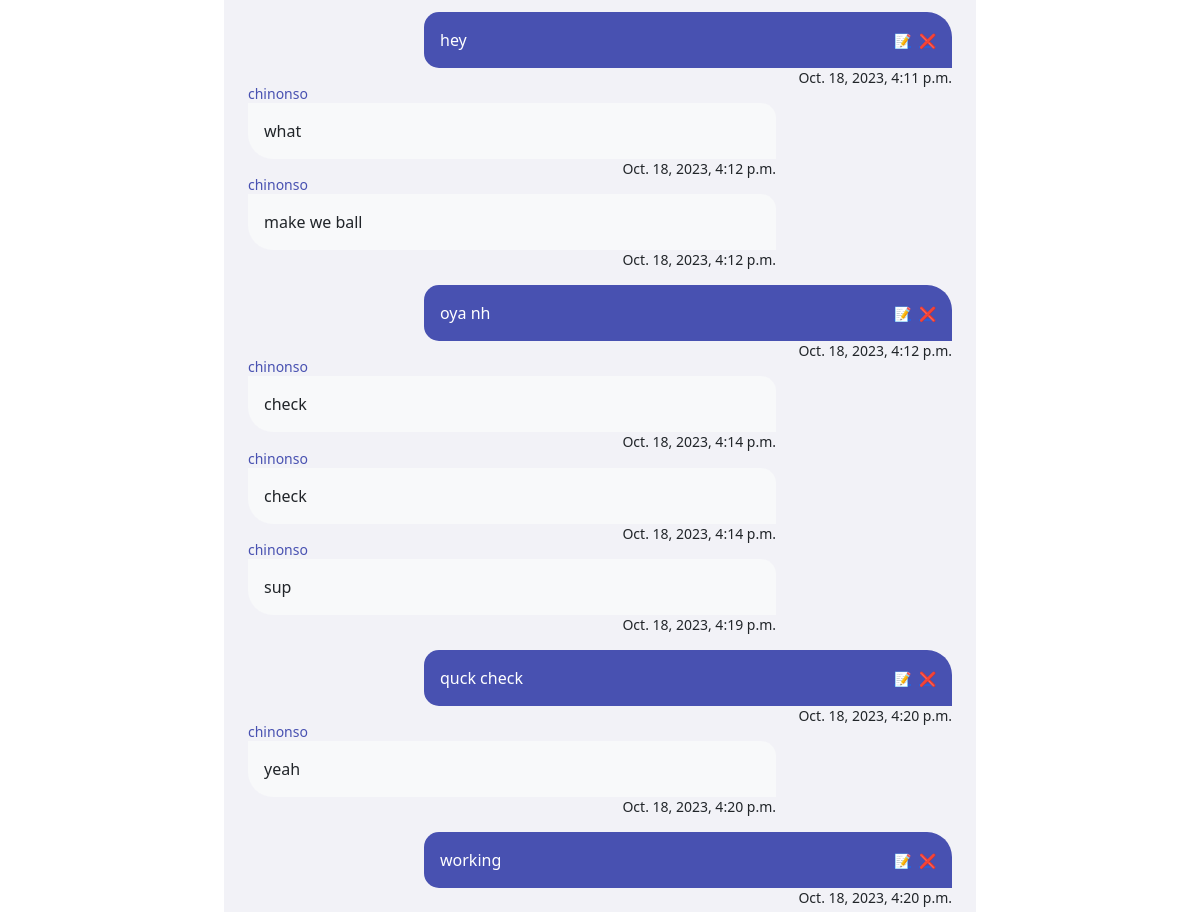
Before: /group-chat/1/ (signed in, middle part) with the older database file.
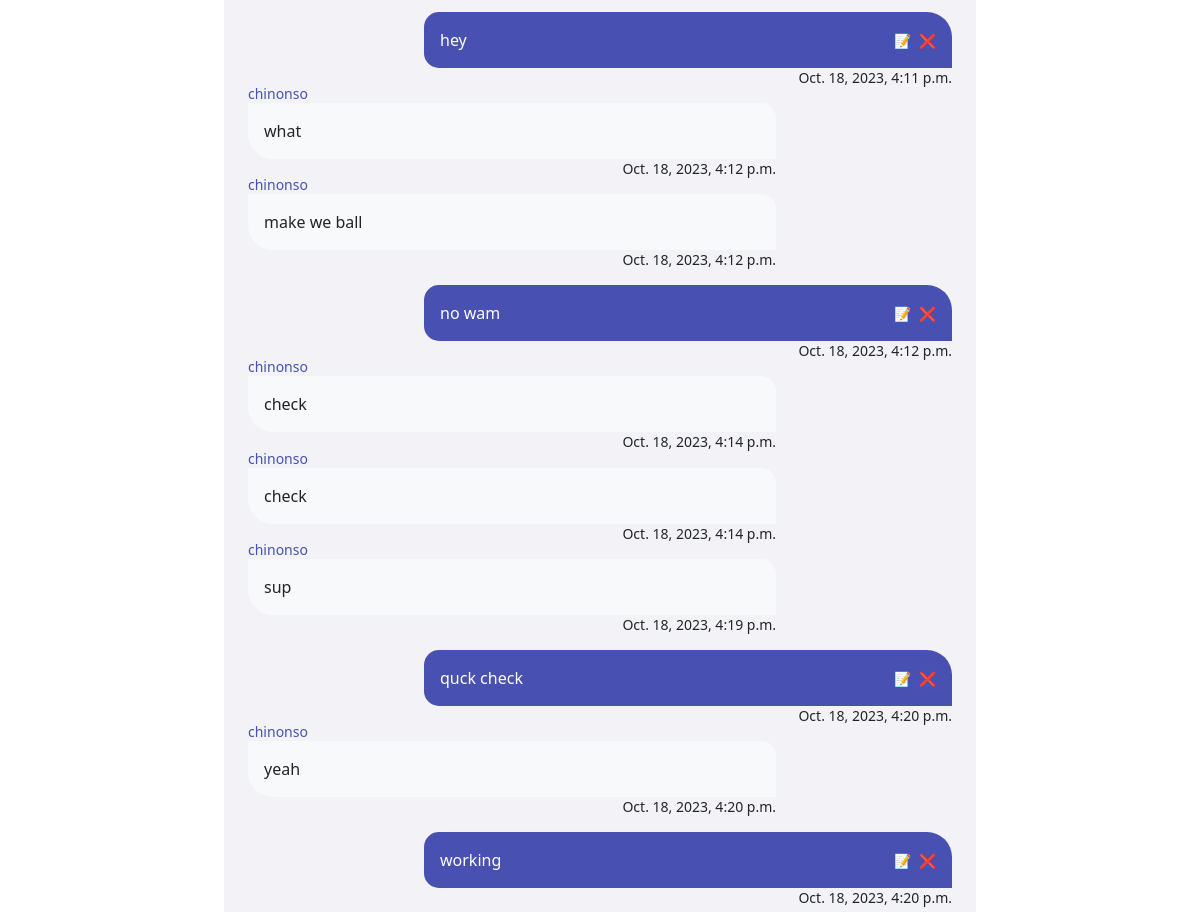
After: the same page with the newer database file.
### base/models.py (models this page shows)
class Message(models.Model):
    body = models.TextField()
    sender = models.ForeignKey(User, on_delete=models.CASCADE, related_name="sent_messages")
    receiver = models.ForeignKey(User, on_delete=models.CASCADE, related_name="received_messages", null=True)
    room = models.ForeignKey(ChatRoom, on_delete=models.SET_NULL, null=True, blank=True)
    timestamp = models.DateTimeField(auto_now_add=True)
    is_read = models.BooleanField(default=False)
    is_deleted = models.BooleanField(default=False)
    is_edited = models.BooleanField(default=False)
    def __str__(self):
        return self.body

### base/views.py (the view)
@login_required
def group_chat(request, id):
    group = ChatRoom.objects.get(id=id)
    group_messages = Message.objects.filter(room=group)
    context = {'group': group, 'group_messages': group_messages}
    return render(request, 'base/group-chat.html', context)

### base/context_procesors.py (called while the page is built)
def custom_request(request):
    return {'request': request}

### templates/base/group-chat.html (shortened to what this page needs)
{% extends 'base/main.html' %}
{% load static %}
{% block css %}
    <link rel="stylesheet" href="{% static 'css/index.css' %}">
    <link rel="stylesheet" href="{% static 'css/pchat.css' %}">
{% endblock css %}
{% block content %}
<section class="pchat-sect">
    <div class="pchat-div">
        <div class="chat-area theme-light">
            <div class="prev-chat-area" id="group-messages">
                {% for group_message in group_messages %}
                {% if group_message.sender == request.user %}
                <div class="sender-message theme-color text-white text-right ms-auto">{{group_message}}
                    <small class="message-time text-dark">{{group_message.timestamp}}</small>
                    <small class="edit-and-delete"><a href="{% url 'edit-message' group_message.id %}" class="me-2">📝</a><a href="{% url 'delete-message' group_message.id %}">❌</a></small>
                </div>
                {% else %}
                <div class="receiver-message bg-light text-left me-auto">{{group_message}}
                    <small class="username"><a href="{% url 'user-profile' group_message.sender.id %}" style="text-decoration: none; color: inherit;">
                        {{group_message.sender.username}}
                    </a></small>
                    <small class="message-time">{{group_message.timestamp}}</small>
                </div>
                {% endif %}
                {% empty %}
                <p class="last-chat text-center">This is the beginning of your group conversation in {{group.name|title}}</p>
                {% endfor %}
            </div>
        </div>
    </div>
  </section>
{%  endblock %}

Changed rows visible on the page:
changed Message: body "oya nh" → "no wam"
